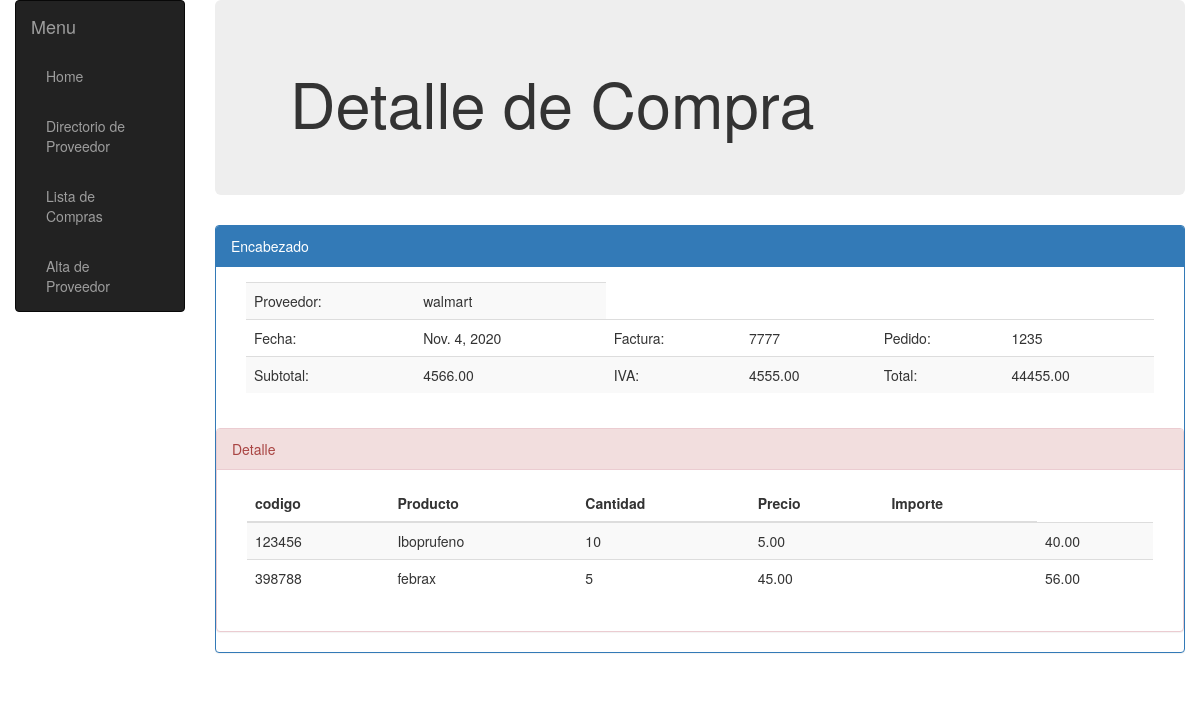
The app's page /compras/detalle/7d06ff4b-8661-42a6-86a1-190996e783bd (signed in) with its own data.
### compras/models.py (models this page shows, shortened)
class ECompra(models.Model):
    id = models.UUIDField(primary_key=True, default=uuid.uuid4,
                          help_text="ID único para esta compra particular")
    proveedor=models.ForeignKey('Proveedor', on_delete=models.CASCADE, null=True)
    pedido = models.CharField(max_length=200)
    factura = models.CharField(max_length=200)
    fecha = models.DateField(null=True, blank=True)
    subtotal=models.DecimalField(max_digits=10,decimal_places=2)
    iva=models.DecimalField(max_digits=10,decimal_places=2)
    total=models.DecimalField(max_digits=10,decimal_places=2)
    observacion = models.TextField(
        max_length=1000,  help_text="Ingrese una observacion de la compra")
    user = models.ForeignKey(User, on_delete=models.SET_NULL, null=True, blank=True)

class Proveedor(models.Model):
    id = models.UUIDField(primary_key=True, default=uuid.uuid4,
                          help_text="ID único para este proveedor")
    nombre = models.CharField(max_length=200)
    direccion = models.TextField(
        max_length=1000,  help_text="Ingrese la direccion del proveedor")
    contacto = models.CharField(max_length=200)
    telefono = models.CharField(max_length=20)
    celular = models.CharField(max_length=20)
    email = models.EmailField(max_length=240)
    observacion = models.TextField(
        max_length=1000,  help_text="Ingrese una observacion del proveedor")

class DCompra(models.Model):
    compra=models.ForeignKey('ECompra', on_delete=models.CASCADE, null=True)
    inventario=models.ForeignKey('almacen.Inventario', on_delete=models.CASCADE, null=True)
    cantidad = models.IntegerField(default=0)
    precio=models.DecimalField(max_digits=10,decimal_places=2)
    importe=models.DecimalField(max_digits=10,decimal_places=2)
    observacion = models.TextField(
        max_length=1000,  help_text="Ingrese una observacion")
    user = models.ForeignKey(User, on_delete=models.SET_NULL, null=True, blank=True)

### almacen/models.py (models this page shows, shortened)
class Inventario(models.Model):
    producto=models.ForeignKey('Producto', on_delete=models.CASCADE, null=True)
    cantidad=models.IntegerField(default=0)
    codigob = models.CharField(max_length=200)

class Producto(models.Model):
    id = models.UUIDField(primary_key=True, default=uuid.uuid4, help_text="ID único para este producto")
    nombre = models.CharField(max_length=200)
    descripcion = models.TextField(max_length=1000,  help_text="Ingrese una breve descripción del producto")
    minimo = models.IntegerField(default=0)
    maximo = models.IntegerField(default=0)

### compras/views.py (the view, shortened to what this page needs)
# urls.py: url(r'^detalle/(?P<id>[-\w]+)', views.CompraDetalle, name='compra-detail'),
@login_required(login_url='/accounts/login/')
def CompraDetalle(request, id=id):
    if request.method == 'GET':
        busproveedor = request.GET.get('id')
        ecompra_det = ECompra.objects.select_related('proveedor').filter(id=id)
        dcompra_det = DCompra.objects.select_related('inventario__producto').filter(compra=id)
        return render(
            request, 'compra_detail.html',
            {'encabezado': ecompra_det, 'detalle': dcompra_det}
        )

### compras/templates/compra_detail.html (shortened to what this page needs)
{% extends "base_compra.html" %}
{% block content %}
<div class="jumbotron">
    <div class="container">
<h1>Detalle de Compra</h1>
    </div>
</div>
<div class="panel panel-primary">
    <div class="panel-heading">Encabezado</div>
        <div class="panel-body">
            <div class="container-fluid">
                 <table class="table table-striped table-sm" id="my_salida">
                    <tbody id="my_registro">
                   {% for ecompra in encabezado %}
                        <tr>
                            <td>Proveedor: </td>
                            <td>{{ecompra.proveedor.nombre}}</td>
                        </tr>
                        <tr>
                            <td>Fecha: </td>
                            <td>{{ecompra.fecha}}</td>
                            <td>Factura: </td>
                            <td>{{ecompra.factura}}</td>
                            <td>Pedido: </td>
                            <td>{{ecompra.pedido}}</td>
                        </tr>
                        <tr>
                            <td>Subtotal: </td>
                            <td>{{ecompra.subtotal}}</td>
                            <td>IVA: </td>
                            <td> {{ecompra.iva}}</td>
                            <td>Total: </td>
                            <td> {{ecompra.total}}</td>
                        </tr>
            {% endfor %}
        </tbody>
    </table>
</div>
</div>
<div class="panel panel-danger">
    <div class="panel-heading">Detalle</div>
        <div class="panel-body">
<div class="container-fluid">
    <table class="table table-striped table-sm" id="my_salida">
        <thead>
            <tr>
                <th>codigo</th>
                <th>Producto</th>
                <th>Cantidad</th>
                <th>Precio</th>
                <th>Importe</th>
            </tr>
        </thead>
        <tbody id="my_registro">
            {% for dcompra in detalle %}
            <tr>
                <td>{{dcompra.inventario.codigob}}</td>
                <td>{{dcompra.inventario.producto.nombre}}</td>
                <td>{{dcompra.cantidad}}</td>
                <td>{{dcompra.precio}}</td>
                <td>{{dcompra.total}}</td>
                <td>{{dcompra.importe}}</td>
            </tr>
            {% endfor %}
        </tbody>
    </table>
</div>
</div>
</div>
</div>
{% endblock %}

### records on screen
ECompra: proveedor.nombre "walmart", fecha "Nov. 4, 2020", factura "7777", pedido "1235", subtotal "4566.00", iva "4555.00", total "44455.00"
DCompra: inventario.codigob "123456", inventario.producto.nombre "Iboprufeno", cantidad "10", precio "5.00", importe "40.00"
DCompra: inventario.codigob "398788", inventario.producto.nombre "febrax", cantidad "5", precio "45.00", importe "56.00"
